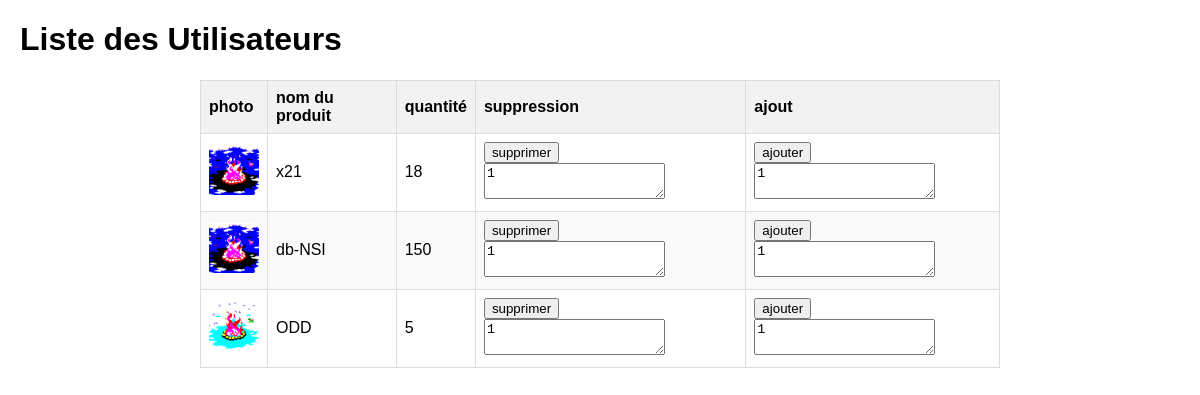
/table, run on an earlier commit of the app's database.
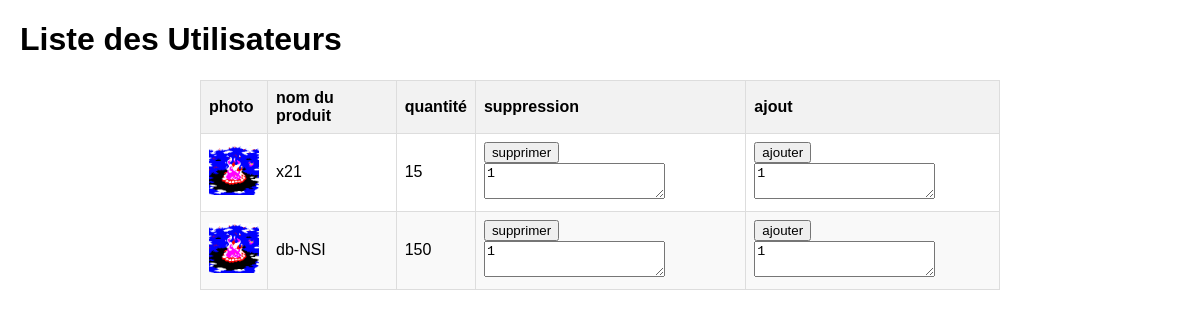
And on a later commit of the database.
### tables this page shows
CREATE TABLE "stock" (
	"photo"	TEXT,
	"name"	TEXT,
	"quantity"	INTEGER,
	PRIMARY KEY("name")
);

### projet.py (the view)
@app.route('/table')
def afficher_tableau():
    donnees = get_all_items()
    return render_template('table.html', donnees=donnees)

### projet.py (called while the page is built)
def get_all_items():
    cursor.execute("SELECT * FROM stock")
    return cursor.fetchall()

### templates/table.html (shortened to what this page needs)
<!DOCTYPE html>
<html lang="fr">
<head>
    <link rel="stylesheet" type="text/css" href="/static/table/style.css">
</head>
<body>
    <h1>Liste des Utilisateurs</h1>
    <table>
        <thead>
            <tr>
                <th>photo</th>
                <th>nom du produit</th>
                <th>quantité</th>
                <th>suppression</th>
                <th>ajout</th>
            </tr>
        </thead>
        <tbody>
            {% for produit in donnees %}
            <tr element="{{produit[1]}}">
                <td><image src="/static/images/{{produit[0]}}" class="image-icon"/></td>
                <td>{{ produit[1] }}</td>
                <td>{{ produit[2] }}</td>
                <td>
                    <button onclick="remove_object(this)">supprimer</button>
                    <textarea onfocus="clearContents(this);" id="remove">1</textarea>
                </td>
                <td>
                    <button onclick="add_object(this)">ajouter</button>
                    <textarea onfocus="clearContents(this);" id="add">1</textarea>
                </td>
            </tr>
            {% endfor %}
        </tbody>
    </table>
</body>
</html>

### static/table/style.css (style rules this page uses)
body { font-family: Arial, sans-serif; margin: 20px; }
table { border-collapse: collapse; width: 100%; max-width: 800px; margin: auto; }
th, td { border: 1px solid #ddd; padding: 8px; text-align: left; }
th { background-color: #f2f2f2; font-weight: bold; }
tr:nth-child(even) { background-color: #f9f9f9; }
.image-icon { max-width:50px; }

What changed in the data, as far as the page shows it:
removed stock: photo (picture), name "ODD", quantity "5"
changed stock "x21": quantity "18" → "15"
